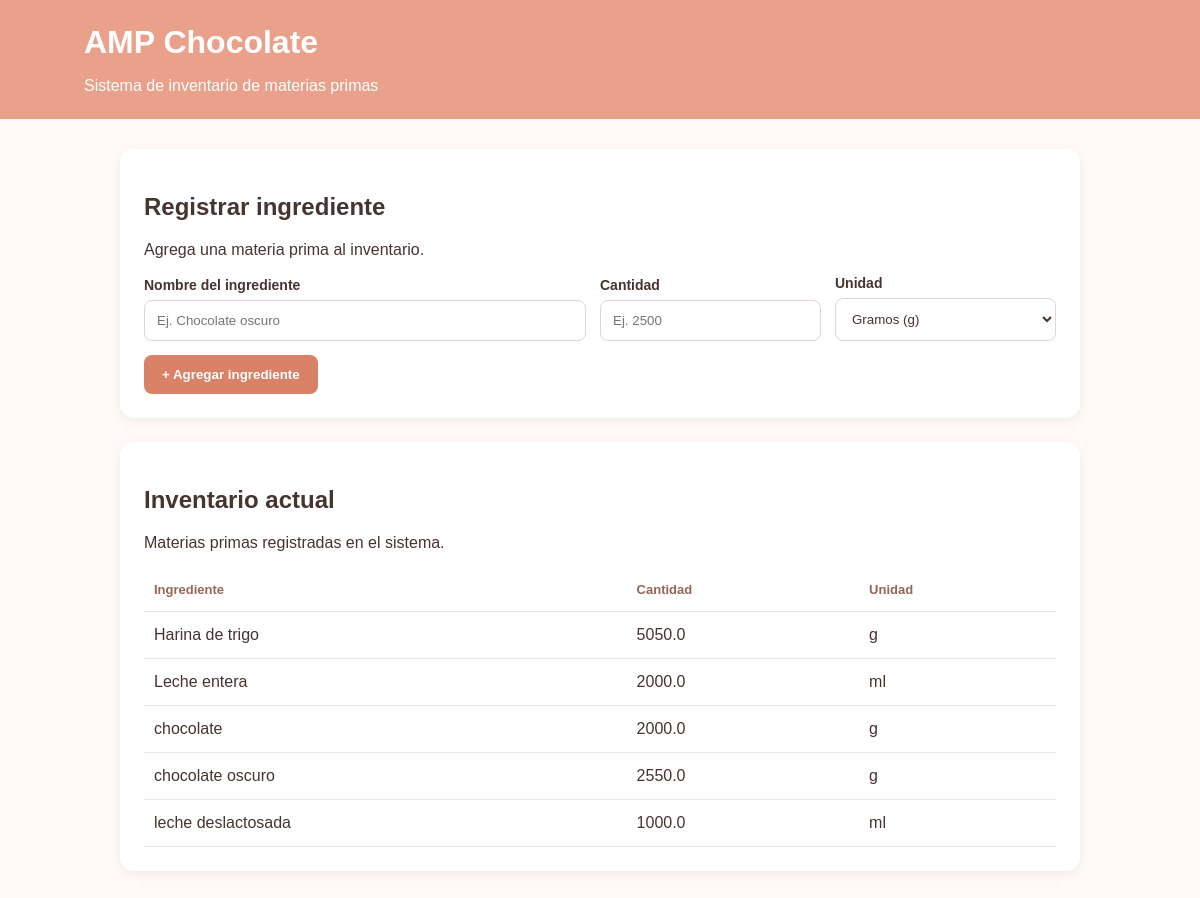
Page /materias-primas on the committed database.
### tables this page shows
CREATE TABLE ingredientes (
            id INTEGER PRIMARY KEY AUTOINCREMENT,
            nombre TEXT NOT NULL,
            cantidad REAL NOT NULL,
            unidad TEXT NOT NULL
        , minimo REAL NOT NULL DEFAULT 0);

### app.py (the view)
@app.route("/materias-primas")
def materias_primas():
    conexion = conectar_db()
    ingredientes = conexion.execute(
        "SELECT * FROM ingredientes ORDER BY nombre"
    ).fetchall()
    conexion.close()
    return render_template("index.html", ingredientes=ingredientes)

### app.py (called while the page is built)
def conectar_db():
    conexion = sqlite3.connect(DATABASE)
    conexion.row_factory = sqlite3.Row
    return conexion

### templates/index.html (shortened to what this page needs)
<!DOCTYPE html>
<html lang="es">
<head>
</head>
<body>
    <header>
        <h1>AMP Chocolate</h1>
        <p>Sistema de inventario de materias primas</p>
    </header>
    <main>
        <section class="tarjeta">
            <h2>Registrar ingrediente</h2>
            <p>Agrega una materia prima al inventario.</p>
            <form action="/agregar" method="POST" class="formulario">
                <div>
                    <label for="nombre">Nombre del ingrediente</label>
                    <input
                        type="text"
                        id="nombre"
                        name="nombre"
                        placeholder="Ej. Chocolate oscuro"
                        maxlength="100"
                        required
                    >
                </div>
                <div>
                    <label for="cantidad">Cantidad</label>
                    <input
                        type="number"
                        id="cantidad"
                        name="cantidad"
                        min="0.001"
                        max="1000000000"
                        step="any"
                        placeholder="Ej. 2500"
                        required
                    >
                </div>
                <div>
                    <label for="unidad">Unidad</label>
                    <select id="unidad" name="unidad" required>
                        <option value="g">Gramos (g)</option>
                    </select>
                </div>
                <div>
                    <button type="submit" class="boton">
                        + Agregar ingrediente
                    </button>
                </div>
            </form>
        </section>
        <section class="tarjeta">
            <h2>Inventario actual</h2>
            <p>Materias primas registradas en el sistema.</p>
            <div class="tabla-contenedor">
                <table>
                    <thead>
                        <tr>
                            <th>Ingrediente</th>
                            <th>Cantidad</th>
                            <th>Unidad</th>
                        </tr>
                    </thead>
                    <tbody>
                        {% for ingrediente in ingredientes %}
                        <tr>
                            <td>{{ ingrediente["nombre"] }}</td>
                            <td>{{ ingrediente["cantidad"] }}</td>
                            <td>{{ ingrediente["unidad"] }}</td>
                        </tr>
                        {% else %}
                        <tr>
                            <td colspan="3" class="vacio">
                                Todavía no hay ingredientes registrados.
                            </td>
                        </tr>
                        {% endfor %}
                    </tbody>
                </table>
            </div>
        </section>
    </main>
</body>
</html>

### templates/index.html (style rules this page uses)
* { box-sizing: border-box; }
body { margin: 0; font-family: Arial, sans-serif; background: #fffaf7; color: #46342e; }
header { background: #e9a18b; color: white; padding: 24px 7%; }
header h1 { margin: 0; }
header p { margin-bottom: 0; }
main { max-width: 1000px; margin: 30px auto; padding: 0 20px; }
.tarjeta { background: white; padding: 24px; border-radius: 14px; box-shadow: 0 3px 12px #00000010; margin-bottom: 24px; }
.formulario { display: grid; grid-template-columns: 2fr 1fr 1fr; gap: 14px; align-items: end; }
label { display: block; margin-bottom: 7px; font-weight: bold; font-size: 14px; }
input, select { width: 100%; padding: 12px; border: 1px solid #e5d5ce; border-radius: 8px; background: white; color: #46342e; }
.boton { background: #d98268; color: white; padding: 12px 18px; border: none; border-radius: 8px; cursor: pointer; font-weight: bold; }
.tabla-contenedor { overflow-x: auto; }
table { width: 100%; border-collapse: collapse; text-align: left; }
th, td { padding: 14px 10px; border-bottom: 1px solid #f0e5e0; }
th { color: #936657; font-size: 13px; }

### rows in the picture
ingredientes: nombre "Harina de trigo", cantidad "5050.0", unidad "g"
ingredientes: nombre "Leche entera", cantidad "2000.0", unidad "ml"
ingredientes: nombre "chocolate", cantidad "2000.0", unidad "g"
ingredientes: nombre "chocolate oscuro", cantidad "2550.0", unidad "g"
ingredientes: nombre "leche deslactosada", cantidad "1000.0", unidad "ml"
